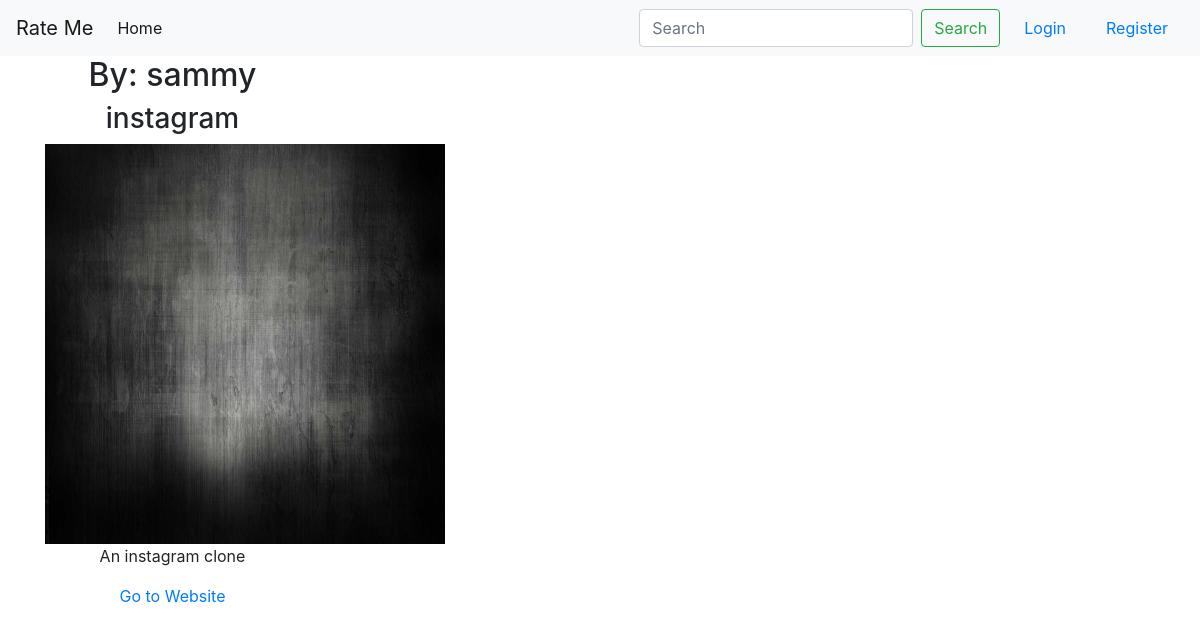
The app's page /project_detail/3/ with its own data.
### projects/models.py (models this page shows, shortened)
class Project(models.Model):
    title = models.CharField(max_length=100)
    image = models.ImageField(blank=False, upload_to='project_pics')
    description = models.TextField()
    link = models.URLField(
        max_length=128,
        db_index=True,
        unique=True,
        blank=True
    )
    author = models.ForeignKey(User, on_delete=models.CASCADE)

### projects/views.py (the view)
# urls.py: path('project_detail/<int:pk>/', views.ProjectDetailView.as_view(), name='project-detail'),
class ProjectDetailView(DetailView):
    model = Project

### templates/projects/project_detail.html
{% extends 'rateme/base.html' %}
{% block content %}
    <div class="row">
        <div class="col-md-3" style="text-align: center">
            <h2>By: {{ object.author }}</h2>
            <h3>{{ object.title }}</h3>
            <a href="{% url 'project-detail'  object.id %}" target="_blank"><img
                    style="width: 400px; height: 400px; text-align: center"
                    src="{{ object.image.url }}"
                    alt="project image"></a>
            <p>
                {{ object.description }}
            </p>
            <a href="{{ object.link }}">Go to Website</a>
        </div>
    </div>
{% endblock content %}

### records on screen
Project: author "sammy", title "instagram", image (picture), description "An instagram clone"
